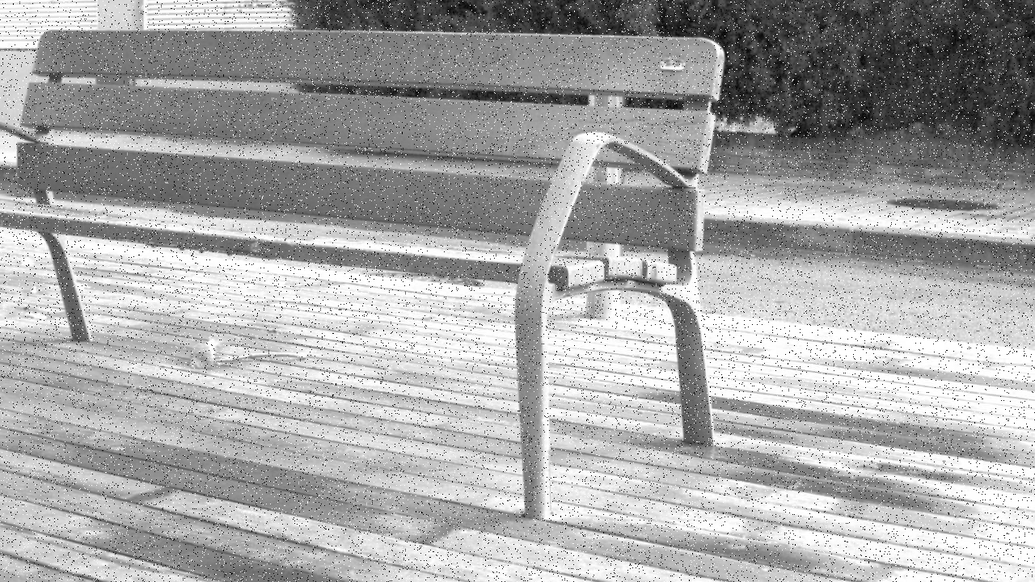
#> input picture hw2/ex1_images/noise.png, 1035 x 582 px, shrunk from 1280 x 720 before the run, found by its file name
$ python ex1.py
#> lines starting #> are read from the running program, lines starting #| are printed output that depends on the picture; long printed decimals are rounded
#> in read_img, returned value is the input picture: shape (582, 1035); min 0, max 255, mean 167
#> call 2 of read_img, with img_path = '.\\ex1_images\\ori_img.png'
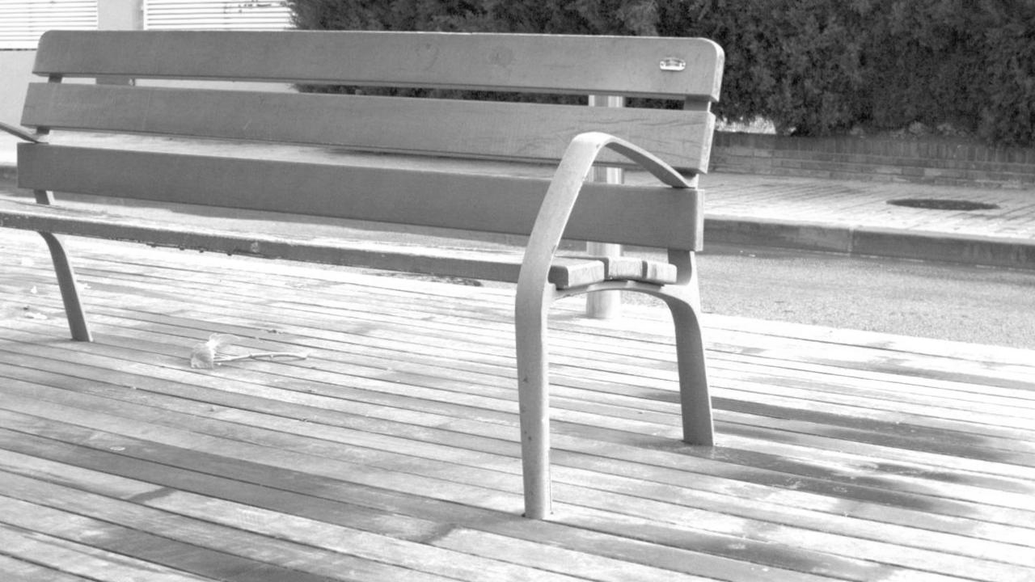
#> input picture hw2/ex1_images/ori_img.png, 1035 x 582 px, shrunk from 1280 x 720 before the run, found by its file name
#> in read_img, returned value is the input picture: shape (582, 1035); min 3, max 255, mean 169.4
import cv2
import matplotlib.pyplot as plt
import numpy as np
import math
import os


def read_img(img_path):
    """
        Read grayscale image
        Inputs:
        img_path: str: image path
        Returns:
        img: cv2 image
    """
    return cv2.imread(img_path, 0)


def padding_img(img, filter_size=3):
    """
    The surrogate function for the filter functions.
    The goal of the function: replicate padding the image such that when applying the kernel with the size of filter_size, the padded image will be the same size as the original image.
    WARNING: Do not use the exterior functions from available libraries such as OpenCV, scikit-image, etc. Just do from scratch using function from the numpy library or functions in pure Python.
    Inputs:
        img: cv2 image: original image
        filter_size: int: size of square filter
    Return:
        padded_img: cv2 image: the padding image
    """
    # Need to implement here
    return np.pad(np.array(img), filter_size, mode="edge")

def mean_filter(img, filter_size=3):
    """
    Smoothing image with mean square filter with the size of filter_size. Use replicate padding for the image.
    WARNING: Do not use the exterior functions from available libraries such as OpenCV, scikit-image, etc. Just do from scratch using function from the numpy library or functions in pure Python.
    Inputs:
        img: cv2 image: original image
        filter_size: int: size of square filter,
    Return:
        smoothed_img: cv2 image: the smoothed image with mean filter.
    """
#> called with filter_size = 3
    # Need to implement here
    smoothed_img = np.zeros_like(img)
    img = padding_img(img, filter_size=filter_size//2)
#> in padding_img, `return np.pad(np.array(img), filter_size, mode="edge")`:
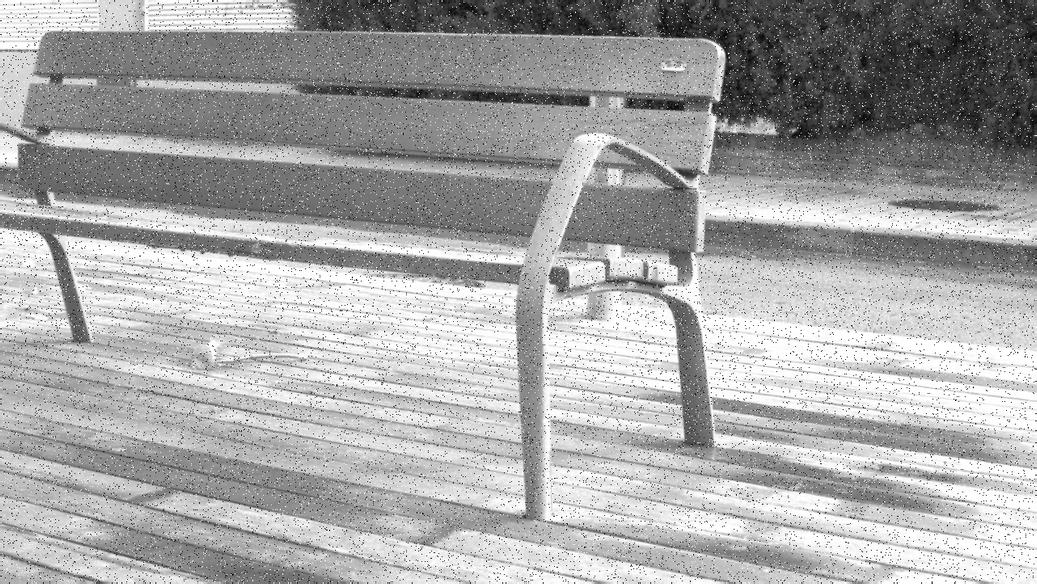
#> returned value: shape (584, 1037); min 0, max 255, mean 167
    w, h = smoothed_img.shape
#> w = 582; h = 1035

    for i in range(w):
        for j in range(h):
            smoothed_img[i,j] = np.mean(img[i: i + filter_size, j: j + filter_size])

    return smoothed_img.astype(np.double)
#> returned value: shape (582, 1035) float64

def median_filter(img, filter_size=3):
    """
        Smoothing image with median square filter with the size of filter_size. Use replicate padding for the image.
        WARNING: Do not use the exterior functions from available libraries such as OpenCV, scikit-image, etc. Just do from scratch using function from the numpy library or functions in pure Python.
        Inputs:
            img: cv2 image: original image
            filter_size: int: size of square filter
        Return:
            smoothed_img: cv2 image: the smoothed image with median filter.
    """
    # Need to implement here
    smoothed_img = np.zeros_like(img)
    img = padding_img(img, filter_size=filter_size//2)
    w, h = smoothed_img.shape

    for i in range(w):
        for j in range(h):
            sub_img = img[i: i + filter_size, j: j + filter_size]
            smoothed_img[i,j] = np.median(sub_img)

    return smoothed_img.astype(np.double)


def psnr(gt_img, smooth_img):
    """
        Calculate the PSNR metric
        Inputs:
            gt_img: cv2 image: groundtruth image
            smooth_img: cv2 image: smoothed image
        Outputs:
            psnr_score: PSNR score
    """
    # Need to implement here
    MSE =  np.mean((gt_img - smooth_img)**2)
    if MSE == 0:
        return 100

    MAX = 255.0

    return 20 * math.log10(MAX / math.sqrt(MSE))


def show_res(origin_img, before_img, after_img, title):
    """
        Show the original image and the corresponding smooth image
        Inputs:
            before_img: cv2: image before smoothing
            after_img: cv2: corresponding smoothed image
        Return:
            None
    """
    plt.figure(figsize=(12, 9))
    plt.subplot(1, 3, 1)
    plt.imshow(origin_img, cmap='gray')
    plt.title('Origin')

    plt.subplot(1, 3, 2)
    plt.imshow(before_img, cmap='gray')
    plt.title('Before')

    plt.subplot(1, 3, 3)
    plt.imshow(after_img, cmap='gray')
    plt.title('After')
    plt.savefig(title)
    plt.show()


if __name__ == '__main__':
    img_noise = ".\ex1_images\\noise.png" # <- need to specify the path to the noise image
    img_gt = ".\ex1_images\\ori_img.png" # <- need to specify the path to the gt image
    img = read_img(img_noise)
    ori_img = read_img(img_gt)
    filter_size = 3

    # Mean filter
    mean_smoothed_img = mean_filter(img, filter_size)
    psnr_score = psnr(ori_img, mean_smoothed_img)
#> in psnr, `MSE =  np.mean((gt_img - smooth_img)**2)`: MSE = 130.1
#> psnr_score = 26.99
    title = 'ex1_images/mean_filter_{:.10f}.jpg'.format(psnr_score)
#> title = 'ex1_images/mean_filter_26.9875151285.jpg'
    show_res(ori_img, img, mean_smoothed_img, title)
#> in show_res, `plt.savefig(title)`:
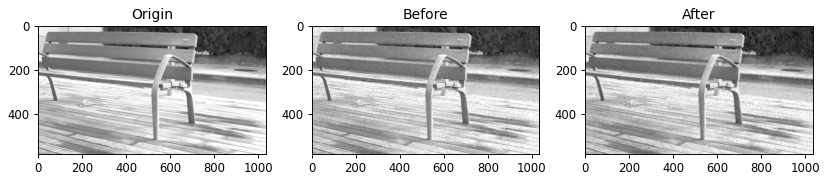
#> figure drawn by matplotlib, 3 panels
    print('PSNR score of mean filter: ', psnr_score)
#| PSNR score of mean filter:  26.988

    # Median filter
    median_smoothed_img = median_filter(img, filter_size)
    psnr_score = psnr(ori_img, median_smoothed_img)
#> psnr_score = 30.74
    title = 'ex1_images/median_filter_{:.10f}.jpg'.format(psnr_score)
    show_res(ori_img, img, median_smoothed_img, title)
    print('PSNR score of median filter: ', psnr_score)
#| PSNR score of median filter:  30.742
